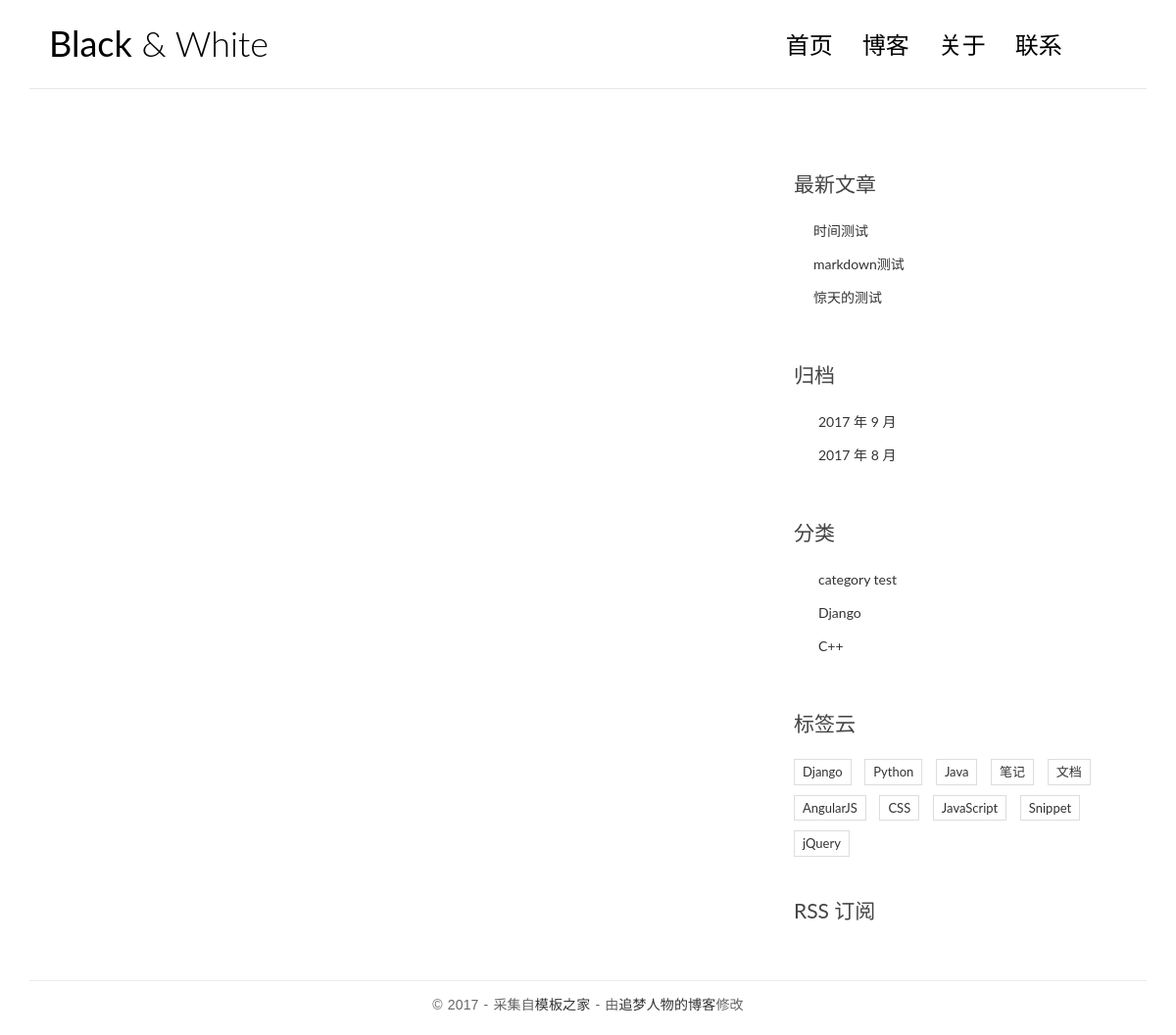
The app's page /category/2/ with its own data.
### blog/models.py (models this page shows, shortened)
class Post(models.Model):
	title = models.CharField(max_length=70)
	body = models.TextField()
	created_time = models.DateField()
	modified_time = models.DateTimeField()
	excerpt = models.CharField(max_length=200,blank=True)
	category = models.ForeignKey(Category)
	tags = models.ManyToManyField(Tag,blank=True)
	author = models.ForeignKey(User)
	def get_absolute_url(self):
		return reverse('blog:detail',kwargs={'pk':self.pk})

class Category(models.Model):
	name = models.CharField(max_length=100)

### blog/views.py (the view)
# urls.py: url(r'^category/(?P<pk>[0-9]+)/$',views.category,name='category'),
def category(request,pk):
	cate = get_object_or_404(Category,pk=pk)
	post_list = Post.objects.filter(category=cate).order_by('-created_time')
	return render(request,'base.html',context={'post_list':post_list})

### blog/templatetags/blog_tags.py (called while the page is built)
@register.simple_tag
def get_recent_posts(num=3):
    return Post.objects.all().order_by('-created_time')[:num]

@register.simple_tag
def archives():
    return Post.objects.dates('created_time','month',order='DESC')

@register.simple_tag
def get_categories():
    return Category.objects.all()

### templates/base.html (shortened to what this page needs)
{% load staticfiles %}
{% load blog_tags %}
<!DOCTYPE html>
<html>
<head>
    <link rel="stylesheet" href="{% static 'blog/css/bootstrap.min.css' %}">
    <link rel="stylesheet" href="http://code.ionicframework.com/ionicons/2.0.1/css/ionicons.min.css">
    <link rel="stylesheet" href="{% static 'blog/css/pace.css' %}">
    <link rel="stylesheet" href="{% static 'blog/css/custom.css' %}">
</head>
<body>
<div class="container">
    <header id="site-header">
        <div class="row">
            <div class="col-md-4 col-sm-5 col-xs-8">
                <div class="logo">
                    <h1><a href="{% url 'blog:index' %}"><b>Black</b> &amp; White</a></h1>
                </div>
            </div>
            <div class="col-md-8 col-sm-7 col-xs-4">
                <nav class="main-nav" role="navigation">
                    <div class="collapse navbar-collapse" id="bs-example-navbar-collapse-1">
                        <ul class="nav navbar-nav navbar-right">
                            <li class="cl-effect-11"><a href="index.html" data-hover="首页">首页</a></li>
                            <li class="cl-effect-11"><a href="full-width.html" data-hover="博客">博客</a></li>
                            <li class="cl-effect-11"><a href="about.html" data-hover="关于">关于</a></li>
                            <li class="cl-effect-11"><a href="contact.html" data-hover="联系">联系</a></li>
                        </ul>
                    </div>
                </nav>
            </div>
        </div>
    </header>
</div>
<div class="content-body">
    <div class="container">
        <div class="row">
            <main class="col-md-8">
            </main>
            <aside class="col-md-4">
                <div class="widget widget-recent-posts">
                    <h3 class="widget-title">最新文章</h3>
                    {% get_recent_posts as recent_post_list %}
                    <ul>
                        {% for post in recent_post_list %}
                        <li>
                            <a href="{{post.get_absolute_url}}">{{post.title}}</a>
                        </li>
                        {% empty %}
                        暂无文章
                        {% endfor %}
                    </ul>
                </div>
                <div class="widget widget-archives">
                    <h3 class="widget-title">归档</h3>
                    {% archives as date_list %}
                    <ul>
                        {% for data in date_list %}
                        <li>
                            <a href="#">{{ data.year }} 年 {{ data.month }} 月</a>
                        </li>
                        {% empty %}
                        暂无归档
                        {% endfor %}
                    </ul>
                </div>
                <div class="widget widget-category">
                    <h3 class="widget-title">分类</h3>
                    {% get_categories as category_list %}
                    <ul>
                        {% for category in category_list %}
                        <li>
                            <a href="{% url 'blog:category' category.pk %}">{{ category.name }}</a>
                        </li>
                        {% empty %}
                        暂无分类！
                        {% endfor %}
                    </ul>
                </div>
                <div class="widget widget-tag-cloud">
                    <h3 class="widget-title">标签云</h3>
                    <ul>
                        <li>
                            <a href="#">Django</a>
                        </li>
                        <li>
                            <a href="#">Python</a>
                        </li>
                        <li>
                            <a href="#">Java</a>
                        </li>
                        <li>
                            <a href="#">笔记</a>
                        </li>
                        <li>
                            <a href="#">文档</a>
                        </li>
                        <li>
                            <a href="#">AngularJS</a>
                        </li>
                        <li>
                            <a href="#">CSS</a>
                        </li>
                        <li>
                            <a href="#">JavaScript</a>
                        </li>
                        <li>
                            <a href="#">Snippet</a>
                        </li>
                        <li>
                            <a href="#">jQuery</a>
                        </li>
                    </ul>
                </div>
                <div class="rss">
                    <a href=""> RSS 订阅</a>
                </div>
            </aside>
        </div>
    </div>
</div>
<footer id="site-footer">
    <div class="container">
        <div class="row">
            <div class="col-md-12">
                <p class="copyright">&copy 2017 - 采集自<a href="http://www.cssmoban.com/"
                                                        target="_blank" title="模板之家">模板之家</a>
                    - 由<a href="http://zmrenwu.com/" title="网页模板" target="_blank">追梦人物的博客</a>修改
                </p>
            </div>
        </div>
    </div>
</footer>
</body>
</html>

### blog/static/blog/css/custom.css (style rules this page uses)
* { outline: none; }
h1, h2, h3, h4, h5, h6 { margin-top: 0; }
b { font-weight: 400; }
a { color: #333; }
body { color: #444; font-family: 'Lato', sans-serif; }
p { font-family: 'Ubuntu', sans-serif; font-weight: 400; word-spacing: 1px; letter-spacing: 0.01em; }
#site-header { background-color: #FFF; padding: 25px 20px; margin-bottom: 40px; border-bottom: 1px solid #e7e7e7; }
.logo h1 a { color: #000; }
.logo h1 { margin: 0; font-family: 'Lato', sans-serif; font-weight: 300; }
.main-nav { margin-top: 11px; max-width: 95%; }
.main-nav a { color: #000000 !important; padding: 0 0 5px 0 !important; margin-right: 30px; font-family: 'Lato', sans-serif; font-weight: 300; font-size: 24px; }
.cl-effect-11 a { padding: 10px 0; color: #0972b4; text-shadow: none; }
.cl-effect-11 a::before { position: absolute; top: 0; left: 0; overflow: hidden; padding: 0 0 5px 0 !important; max-width: 0; border-bottom: 1px solid #000; color: #000; content: attr(data-hover); white-space: nowrap; -webkit-transition: max-width 0.5s; -moz-transition: max-width 0.5s; transition: max-width 0.5s; }
.content-body { padding-bottom: 4em; }
.widget { background: #fff; padding: 30px 0 0; }
.widget-title { font-size: 1.5em; margin-bottom: 20px; line-height: 1.6; padding: 10px 0 0; font-weight: 400; }
.widget-recent-posts ul { padding: 0; margin: 0; padding-left: 20px; }
.widget-recent-posts ul li { list-style-type: none; position: relative; line-height: 170%; margin-bottom: 10px; }
.widget-recent-posts ul li::before { content: '\f3d3'; font-family: "Ionicons"; position: absolute; left: -17px; top: 3px; font-size: 16px; color: #000; }
.widget-archives ul { padding: 0; margin: 0; padding-left: 25px; }
.widget-archives ul li { list-style-type: none; position: relative; line-height: 170%; margin-bottom: 10px; }
.widget-archives ul li::before { content: '\f3f3'; font-family: "Ionicons"; position: absolute; left: -25px; top: 1px; font-size: 16px; color: #000; }
.widget-category ul { padding: 0; margin: 0; padding-left: 25px; }
.widget-category ul li { list-style-type: none; position: relative; line-height: 170%; margin-bottom: 10px; }
.widget-category ul li::before { content: '\f3fe'; font-family: "Ionicons"; position: absolute; left: -25px; top: 1px; font-size: 18px; color: #000; }
.widget-tag-cloud ul { padding: 0; margin: 0; margin-right: -10px; }
.widget-tag-cloud ul li { list-style-type: none; font-size: 13px; display: inline-block; margin-right: 10px; margin-bottom: 10px; padding: 3px 8px; border: 1px solid #ddd; }
.rss { font-size: 21px; margin-top: 30px; }
.rss a { color: #444; }
#site-footer { padding-top: 10px; padding: 0 0 1.5em 0; }
.copyright { text-align: center; padding-top: 1em; margin: 0; border-top: 1px solid #eee; color: #666; }

### records on screen
Post: title "时间测试"
Post: title "markdown测试"
Post: title "惊天的测试"
Category: name "category test"
Category: name "Django"
Category: name "C++"

### other values on screen
{{ data.year }} "2017" "2017"
{{ data.month }} "9" "8"
